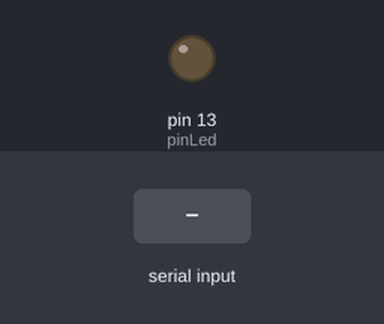
The sketch below on a simulated Arduino Uno, built with avr-gcc and run on an emulated ATmega328P. Shown: output pins drawn as LEDs (lit = HIGH). Dashed ring = blinking. Inputs (shaded band) come from the test bench.

Above: at 1.2 s.
1.3 s: "90,45\n" received over Serial
At 1.9 s:
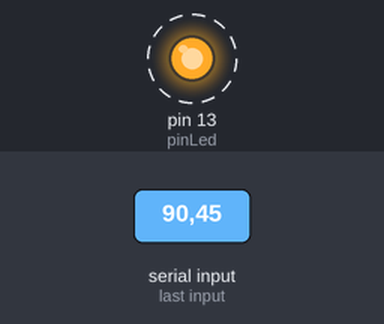
Timing chart, 0 to 10.3 s (numbered marks = the images above; inputs shaded):
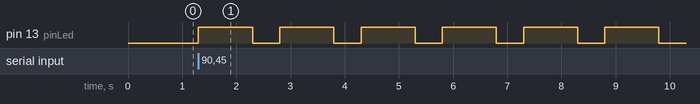

Measured:
- after the input at 1.3 s, pin 13 (pinLed): alternates HIGH for 1.0 s and LOW for 0.50 s, starting at once

The sketch:

TesterSerie_V0.ino
```cpp
//créé 2013/05/08 - maj 2013/05/08 par truc2geek.wordpress.com
//ce programme Arduino permet de tester la communication sÃ©rie
//quand il reÃ§oit un chiffre x de 1 Ã  9 inclus, il fait clignoter x fois la led de test
// Exploitation José Relland - Février 2016 - Troyes Aube Fablab

const int pinLed = 13;

void setup()
{
  Serial.begin(9600);
  pinMode(pinLed, OUTPUT);
}


void loop()
{
  if ( Serial.available())
  {
    char donnees = Serial.read();
    if (isDigit(donnees))
    {
      int nbClignote = (donnees - '0');
      if (nbClignote > 0)
      {
        Clignoter(nbClignote);
      }
    }
  }
}


void Clignoter(int nbClignote)
{
  for(int cpt = 1; cpt <= nbClignote; cpt++)
  {
      digitalWrite(pinLed, HIGH);
      delay(1000);
      digitalWrite(pinLed, LOW);
      delay(500);
  }
}
```
